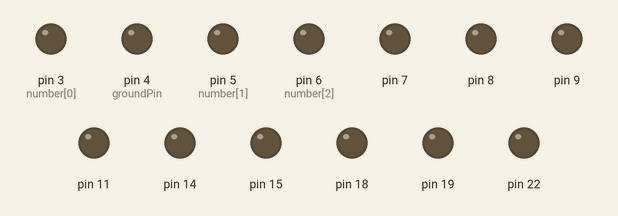
Simulated run of this sketch. Board: Arduino Uno, built with avr-gcc and run on an emulated ATmega328P. Shown: output pins drawn as LEDs (lit = HIGH). Pins used as bus, display or sensor lines are not drawn.

Above: at 0.1 s.
At 2.1 s:
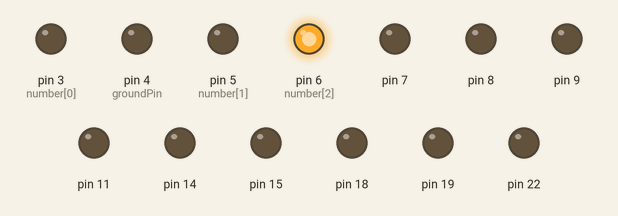
At 15.1 s:
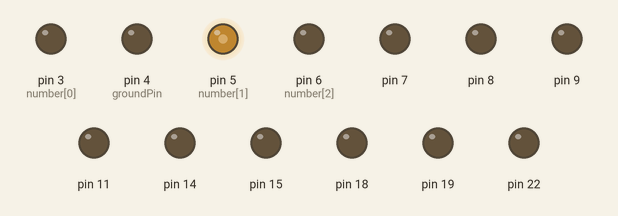
At 32.1 s:
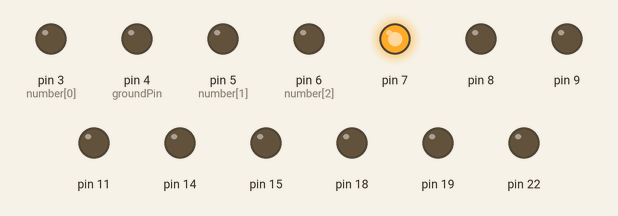
At 36.1 s:
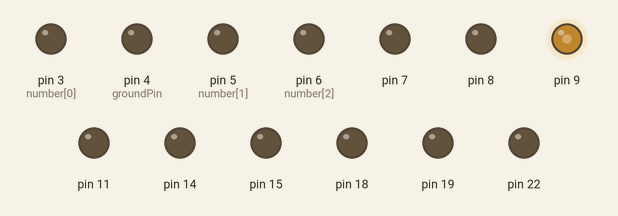
Timing chart, 0 to 40.0 s (numbered marks = the images above):
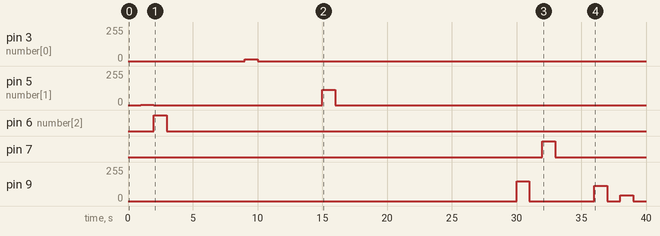

The sketch:

RGB_Model.ino
```cpp
//Project : RGBModel
//Author : Joshua Dolgin
//Date  : 2018/11/16
//Status : Not Working
//Reference :
#include <TimerOne.h>
uint8_t groundPin = 4;
uint8_t number[] = {3, 5, 6};
uint8_t level[] = {16, 2, 255};
uint8_t numElements = sizeof(number);
uint8_t index = 0;

void setup() {
  // put your setup code here, to run once:
  Serial.begin(9600);
  pinMode(groundPin, OUTPUT); //geound the CC
  digitalWrite(groundPin, LOW);
  for (uint8_t i = 0; i < numElements; i++) {
    pinMode(number[i], OUTPUT);
  }

  Timer1.attachInterrupt(parallelArrays);
}

void parallelArrays() {
  analogWrite(number[index], 0);
  index = index + 1 % numElements;
  analogWrite(number[index], level[index]);
}

void loop() {}
```

Measured:
- by itself, pin 3 (number[0]): 0/255 → 15/255 at 9.0 s, → 0/255 1.0 s later
- by itself, pin 5 (number[1]): 0/255 → 2/255 at 1.0 s, → 0/255 1.0 s later, → 114/255 13.0 s later, → 0/255 1.0 s later
- by itself, pin 6 (number[2]): LOW → HIGH at 2.0 s, → LOW 1.0 s later
- by itself, pin 7: LOW → HIGH at 32.0 s, → LOW 1.0 s later
- by itself, pin 9: 0/255 → 150/255 at 30.0 s, → 0/255 1.0 s later, → 113/255 5.0 s later, → 0/255 1.0 s later, … (6 changes in this stretch)
